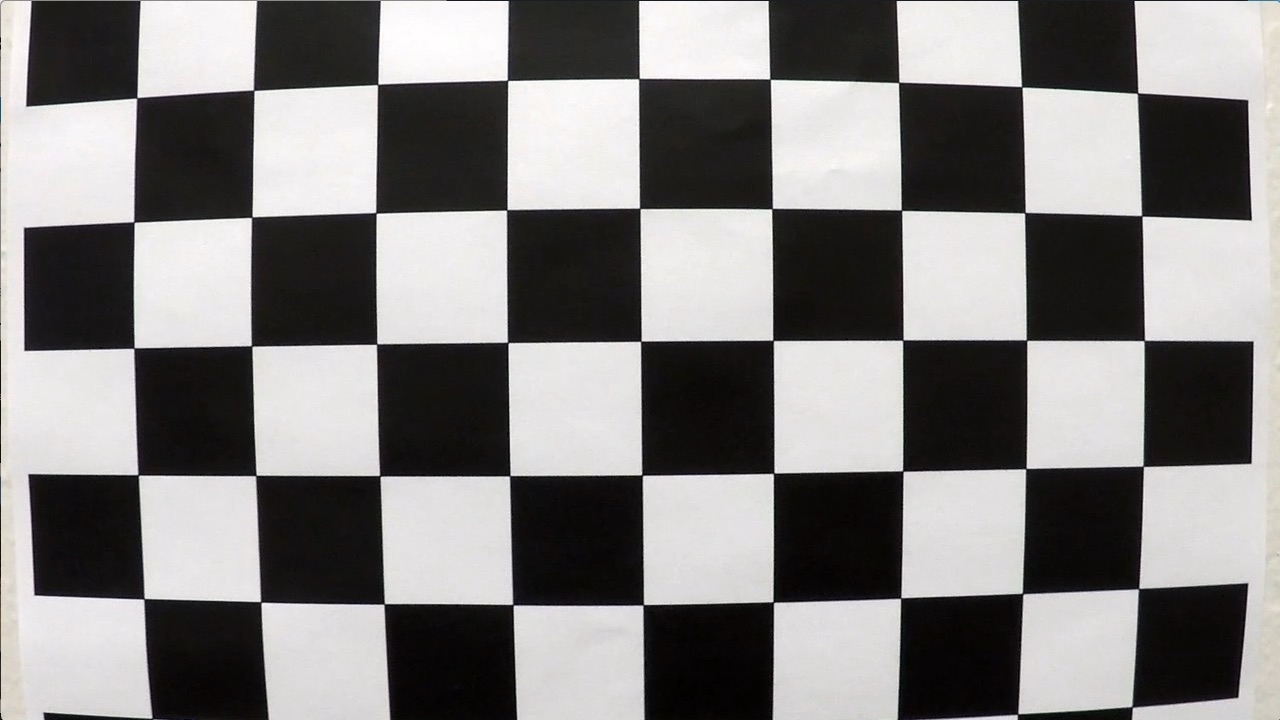
#> input picture p4/camera_cal/calibration1.jpg, 1280 x 720 px; its folder holds 5 pictures in this run
$ jupyter execute --allow-errors advanaced_lane_finding_debugging.ipynb   (shell and % lines are left out)
#> lines starting #> are read from the running program, lines starting #| are printed output that depends on the picture; after the words box and inside, x2 and y2 are one past the last pixel; in counts of white or black regions, pixels touching at a corner belong together
[cell 1]

import numpy as np
import cv2
import matplotlib.pyplot as plt
import matplotlib.image as mpimg
from scipy import signal

import glob
import pickle

from utils import *

[cell 2]
# Prepare object points
nx = 9 # Number of inside corners in any given row
ny = 6 # Number of inside corners in any given column

# Read in and make a list of calibration images

# glob allows us to read in files with consistent file names
# e.g. calibration-1.jpg, calibration-2.jpg...
images = glob.glob("camera_cal/calibration*.jpg")

# Initialise image and object point arrays
objpoints = []
imgpoints = []

# Generate object points
objp = np.zeros((nx*ny,3), np.float32)
objp[:,:2] = np.mgrid[0:nx,0:ny].T.reshape(-1,2) # x, y coordinates

[cell 3]
# [7 lines left out: function cal_undistort, not called in this run]

[cell 4]
for image in images:

    # Read in image
    img = cv2.imread(image)
#> img is the input picture: shape (720, 1280, 3); mean B, G, R 127.8, 128.4, 130.1

    # Convert to grayscale
    gray = cv2.cvtColor(img, cv2.COLOR_BGR2GRAY)

    # Find the chessboard corners
    # Parameters: (image, chessboard dims, param for any flags)
    # chessboard dims = inside corners, not squares.
    ret, corners = cv2.findChessboardCorners(gray, (nx, ny), None)
#> ret = False; corners = None

    # If found, draw corners
    if ret == True:
        # Fill image point and object point arrays
        imgpoints.append(corners)
        objpoints.append(objp)

        # Draw and display the corners
        cv2.drawChessboardCorners(img, (nx, ny), corners, ret)
        plt.imshow(img)
#> pass 2 of the loop `for image in images:`:
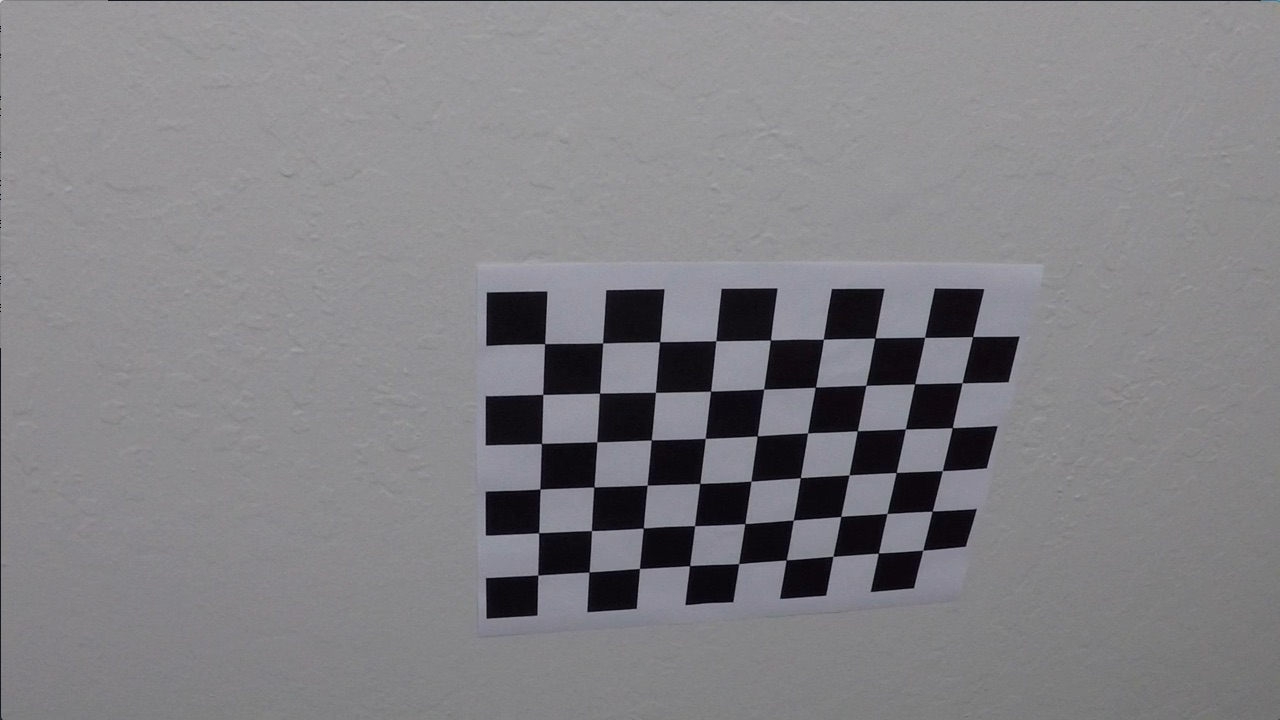
#> input picture p4/camera_cal/calibration10.jpg, 1280 x 720 px
#> img is the input picture: shape (720, 1280, 3); mean B, G, R 133.1, 129.4, 130.2
#> ret = True; corners = 54 rows, first 8: [545.3, 343.1], [602.7, 342.8], [660.1, 341.3], [715.8, 340.7], [770.6, 340], [823.5, 339.2], [874.3, 338.5], [925.1, 337.4]
#> `cv2.drawChessboardCorners(img, (nx, ny), corners, ret)`:
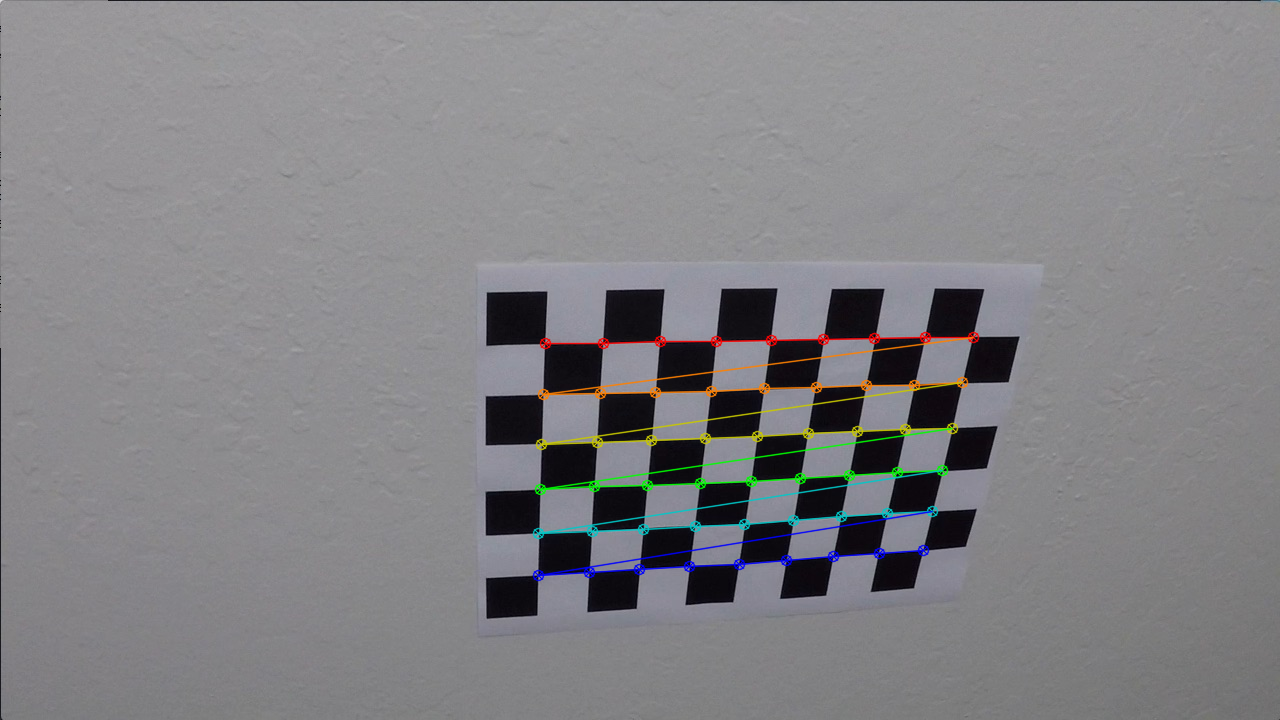
#> img: shape (720, 1280, 3); 1.91% of pixels changed, all inside (x1, y1, x2, y2) = (532, 331, 980, 582)

[cell 5]
# Test undistortion on an image
img = cv2.imread('camera_cal/calibration3.jpg')
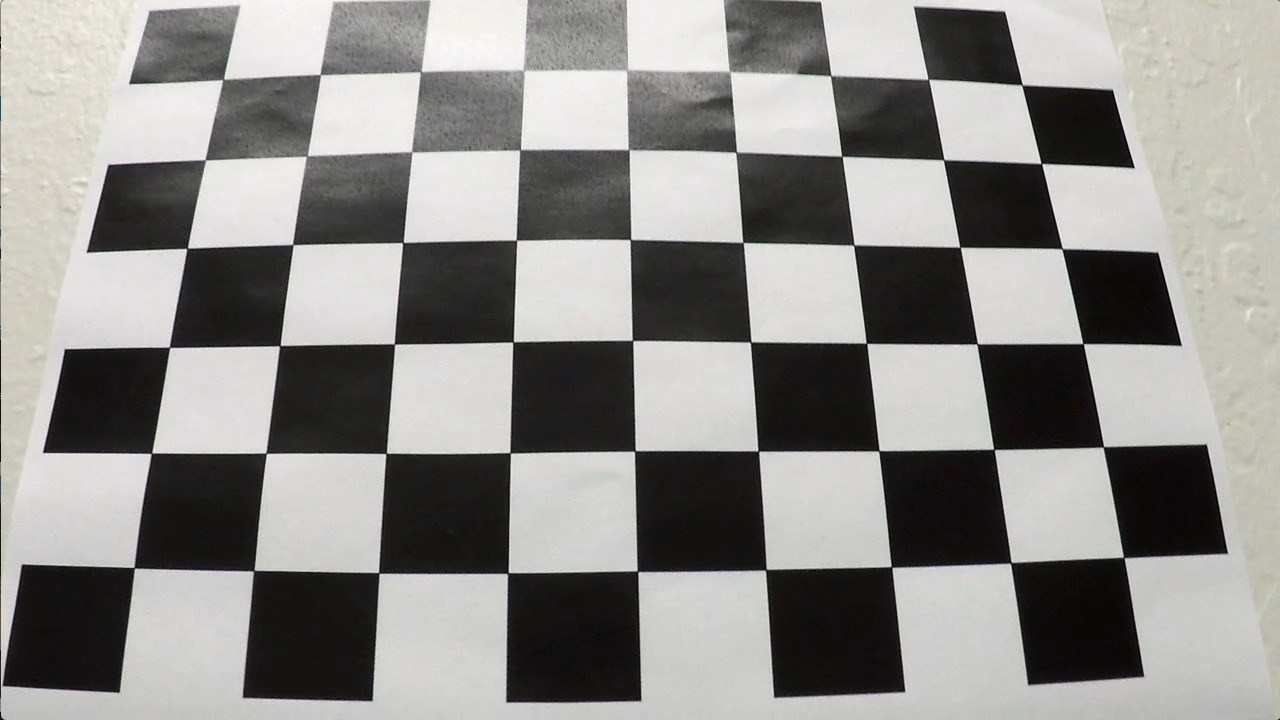
#> input picture p4/camera_cal/calibration3.jpg, 1280 x 720 px
#> img is the input picture: shape (720, 1280, 3); mean B, G, R 138.1, 141, 141.8
img_size = (img.shape[1], img.shape[0])

# Do camera calibration given object points and image points
ret, mtx, dist, rvecs, tvecs = cv2.calibrateCamera(objpoints, imgpoints, img_size,None,None)

dst = cv2.undistort(img, mtx, dist, None, mtx)
cv2.imwrite('calibration_wide/test_undist.jpg',dst)

#dst = cv2.cvtColor(dst, cv2.COLOR_BGR2RGB)
# Visualize undistortion
f, (ax1, ax2) = plt.subplots(1, 2, figsize=(20,10))
ax1.imshow(img)
ax1.set_title('Original Image', fontsize=30)
ax2.imshow(dst)
ax2.set_title('Undistorted Image', fontsize=30)

[cell 6]
# Save the camera calibration result.
save = {
    "mtx" : mtx,
    "dist" : dist
}

pickle.dump( save, open( "camera_calibration.p", "wb" ) )

Pipeline (single images)
1. Has the distortion correction been correctly applied to each image?

[cell 7]
raw = cv2.imread("test_images/signs_vehicles_xygrad.png")
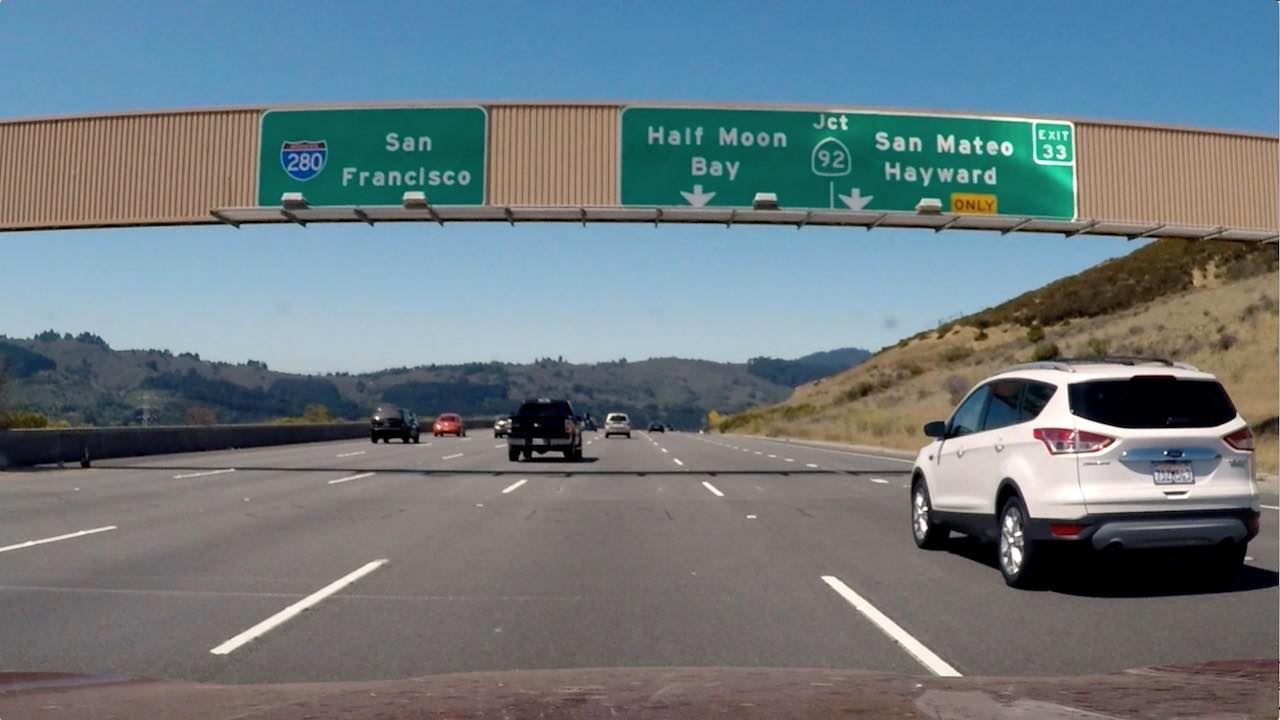
#> input picture p4/test_images/signs_vehicles_xygrad.png, 1280 x 720 px
#> raw is the input picture: shape (720, 1280, 3); mean B, G, R 127.5, 121.6, 109.2

image = cv2.undistort(raw, mtx, dist, None, mtx)

# Visualize undistortion
f, (ax1, ax2) = plt.subplots(1, 2, figsize=(20,10))
ax1.imshow(raw)
ax1.set_title('Original Image', fontsize=30)
ax2.imshow(image)
ax2.set_title('Undistorted Image', fontsize=30)

2. Has a binary image been created using color transforms, gradients or other methods?

[cell 8]
# Parameters
imshape = raw.shape

height = raw.shape[0]
offset = 50
offset_height = height - offset
half_frame = raw.shape[1] // 2
steps = 6
pixels_per_step = offset_height / steps
window_radius = 200
medianfilt_kernel_size = 51
horizontal_offset = 40

blank_canvas = np.zeros((720, 1280))
colour_canvas = cv2.cvtColor(blank_canvas.astype(np.uint8), cv2.COLOR_GRAY2RGB)
#> colour_canvas: shape (720, 1280, 3); every value is 0

[cell 9]
#s_thresh=(150, 255)
#sx_thresh=(40, 100)

s_thresh=(170, 255)
sx_thresh=(40, 100)

#> (the rest of this cell did not finish here and is left out)

[cell 10]
vertices = np.array([[(0,imshape[0]),(550, 420), (700, 420), (imshape[1],imshape[0])]], dtype=np.int32)
#> (the rest of this cell did not finish here and is left out)

[cell 11]
"""
src = np.float32(
    [[120, 720],
     [550, 470],
     [700, 470],
     [1160, 720]])

dst = np.float32(
    [[150,720],
     [150,0],
     [1130,0],
     [1130,720]])

"""
src = np.float32([
    [120, image.shape[0]],
    [image.shape[1]/2 - 90, image.shape[0]-image.shape[0]/2+110],
    [image.shape[1]/2 + 60, image.shape[0]-image.shape[0]/2+110],
    [image.shape[1] - 120, image.shape[0]]
    ])

dst = np.float32([
    [150,image.shape[0]],
     [150,0],
     [image.shape[1] - 150,0],
     [image.shape[1] - 150,image.shape[0]]
    ])

print(image.shape)
#| (720, 1280, 3)
print(image.shape[0])
#| 720

M = cv2.getPerspectiveTransform(src, dst)
Minv = cv2.getPerspectiveTransform(dst, src)

print(src)
#| [[ 120.  720.]
#|  [ 550.  470.]
#|  [ 700.  470.]
#|  [1160.  720.]]
print(dst)
#| [[ 150.  720.]
#|  [ 150.    0.]
#|  [1130.    0.]
#|  [1130.  720.]]

#> (a cell that did not finish here is left out)

Have lane line pixels been identified in the rectified image and fit with a polynomial?

#> (a cell that did not finish here is left out)

[cell 14]
f, (ax1, ax2, ax3, ax4, ax5, ax6) = plt.subplots(1, 6, figsize=(20,4))
#ax1.imshow(raw)
#> (the rest of this cell did not finish here and is left out)

[cell 15]
# [67 lines left out: functions get_pixel_in_window_test, get_pixel_in_window_test2, not called in this run]

#> (a cell that did not finish here is left out)

#> (a cell that did not finish here is left out)

#> (a cell that did not finish here is left out)

[cell 19]
# [23 lines left out: functions lane_poly_test, draw_poly_test, not called in this run]

#> (a cell that did not finish here is left out)

[cell 21]
def evaluate_poly_test(indep, poly_coeffs):
    return poly_coeffs[0]*indep**2 + poly_coeffs[1]*indep + poly_coeffs[2]

[cell 22]
# [8 lines left out: function highlight_lane_line_area_test, not called in this run]

[cell 23]
trace = colour_canvas
print(type(trace))
print(trace.shape)
#| (720, 1280, 3)
#print(trace)
#> (the rest of this cell did not finish here and is left out)

http://www.intmath.com/applications-differentiation/8-radius-curvature.php

[cell 24]
# Determine curvature of the lane
# Define y-value where we want radius of curvature
# I'll choose the maximum y-value, corresponding to the bottom of the image
y_eval = 500
#> (the rest of this cell did not finish here and is left out)

[cell 25]
# Warp lane boundaries back onto original image
lane_lines = cv2.warpPerspective(trace, Minv, (imshape[1], imshape[0]), flags=cv2.INTER_LINEAR)

# Convert to colour
combined_img = cv2.add(lane_lines, image)
plt.imshow(combined_img)

[cell 26]
# [18 lines left out: function add_figures_to_image_test, not called in this run]

#> (a cell that did not finish here is left out)

[cell 28]
with open("camera_calibration.p", mode='rb') as f:
    camera_calib = pickle.load(f)
mtx = camera_calib["mtx"]
dist = camera_calib["dist"]

prev_left_coeffs = None
prev_right_coeffs = None

def image_pipeline(file, filepath=False):
#> called with file = 'test_images/test1.jpg', filepath = True
    global prev_left_coeffs
    global prev_right_coeffs

    plt.clf()

    if filepath == True:
        # Read in image
        raw = cv2.imread(file)
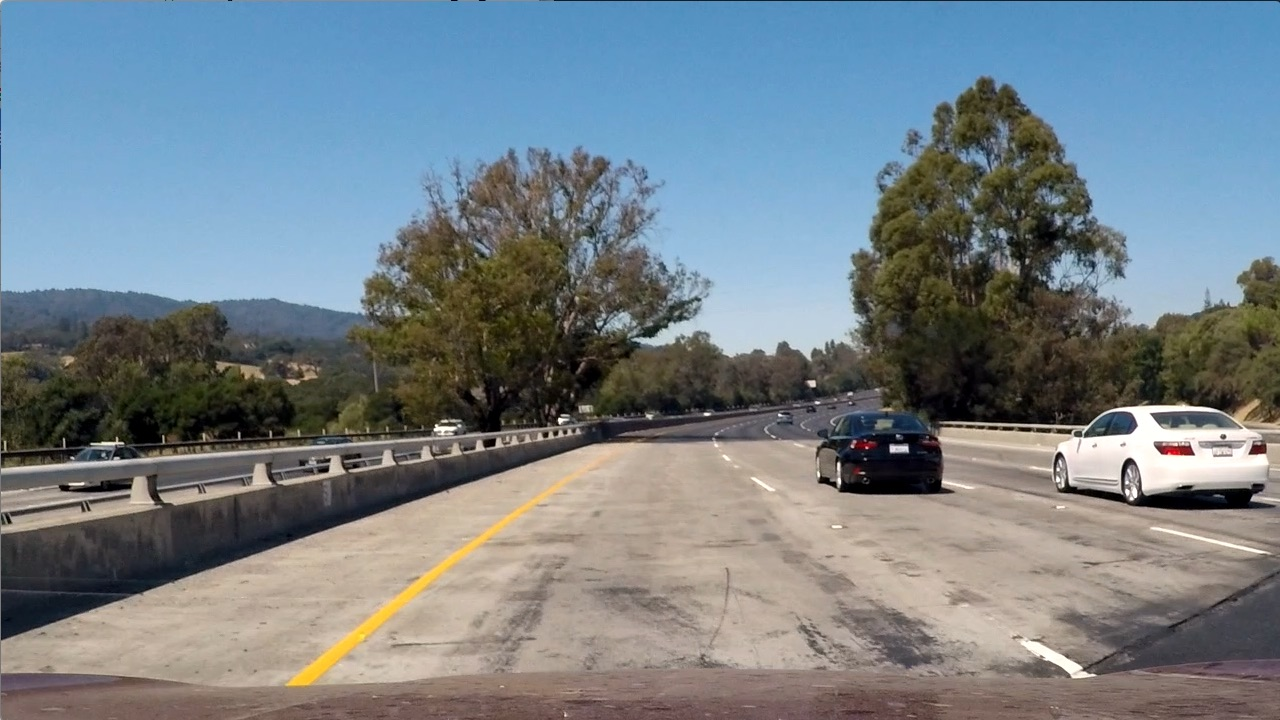
#> input picture p4/test_images/test1.jpg, 1280 x 720 px
#> raw is the input picture: shape (720, 1280, 3); mean B, G, R 135.5, 128.7, 117.5
    else:
        raw = file

    # Parameters
    imshape = raw.shape

    src = np.float32([
    [120, imshape[0]],
    [imshape[1]/2 - 90, imshape[0]-imshape[0]/2+110],
    [imshape[1]/2 + 60, imshape[0]-imshape[0]/2+110],
    [imshape[1] - 120, imshape[0]]
    ])

    dst = np.float32([
    [150,imshape[0]],
     [150,0],
     [imshape[1] - 150,0],
     [imshape[1] - 150,imshape[0]]
    ])

    M = cv2.getPerspectiveTransform(src, dst)
    Minv = cv2.getPerspectiveTransform(dst, src)

    imshape = raw.shape

    height = raw.shape[0]
#    offset = 50
#    offset_height = height - offset
    half_frame = raw.shape[1] // 2
    steps = 6
    pixels_per_step = height / steps
    window_radius = 200
    medianfilt_kernel_size = 51
#    horizontal_offset = 40

    blank_canvas = np.zeros((720, 1280))
    colour_canvas = cv2.cvtColor(blank_canvas.astype(np.uint8), cv2.COLOR_GRAY2RGB)

    # Apply distortion correction to raw image
    image = cv2.undistort(raw, mtx, dist, None, mtx)
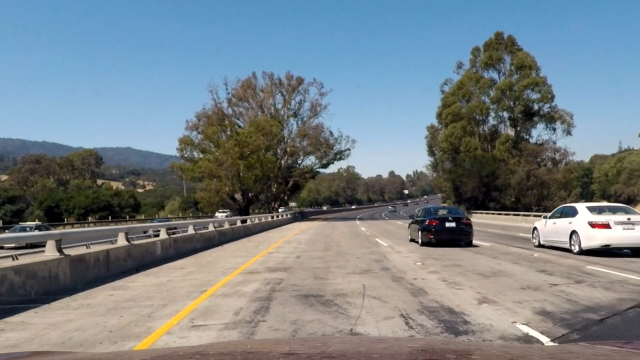
#> image: shape (720, 1280, 3) (shown at 1/2 size); mean B, G, R 135.9, 129.9, 119.3

    ## Option I
#    combined = apply_thresholds(image)

    ## Option II

    have_fit = False
#    curvature_checked = False

    s_thresh=(170, 255)
    sx_thresh=(40, 100)

    while have_fit == False:
#        combined_binary = apply_threshold_v2(image, xgrad_thresh=xgrad_thresh_temp, s_thresh=s_thresh_temp)
        combined_binary = pipeline(image, s_thresh=s_thresh, sx_thresh=sx_thresh)
    #    plt.imshow(combined_binary, cmap="gray")

        # Plotting thresholded images
        """
        f, (ax1, ax2) = plt.subplots(1, 2, figsize=(20,10))
        ax1.set_title('Option 1')
        ax1.imshow(combined, cmap="gray")

        ax2.set_title('Option 2: Combined S channel and gradient thresholds')
        ax2.imshow(combined_binary, cmap='gray')
        """

        # Warp onto birds-eye-view
        # Previous region-of-interest mask's function is absorbed by the warp
        warped = cv2.warpPerspective(combined_binary, M, (imshape[1], imshape[0]), flags=cv2.INTER_LINEAR)
        # plt.imshow(warped, cmap="gray")

        # Histogram and get pixels in window

        leftx, lefty, rightx, righty, histograms = histogram_pixels(warped, horizontal_offset=40)

        plt.imshow(warped, cmap="gray")

        if len(leftx) > 1 and len(rightx) > 1:
            have_fit = True

#        xgrad_thresh_temp = (xgrad_thresh_temp[0] - 2, xgrad_thresh_temp[1] + 2)

    left_fit, left_coeffs = fit_second_order_poly(lefty, leftx, return_coeffs=True)
    print("Left coeffs:", left_coeffs)
    print("righty[0]: ,", righty[0], ", rightx[0]: ", rightx[0])
    right_fit, right_coeffs = fit_second_order_poly(righty, rightx, return_coeffs=True)
    print("Right coeffs: ", right_coeffs)

    # Plot data
    """
    plt.plot(left_fit, lefty, color='green', linewidth=3)
    plt.plot(right_fit, righty, color='green', linewidth=3)
    plt.imshow(warped, cmap="gray")
    """

    # Determine curvature of the lane
    # Define y-value where we want radius of curvature
    # I'll choose the maximum y-value, corresponding to the bottom of the image
    y_eval = 500
    left_curverad = np.absolute(((1 + (2 * left_coeffs[0] * y_eval + left_coeffs[1])**2) ** 1.5) \
                    /(2 * left_coeffs[0]))
    right_curverad = np.absolute(((1 + (2 * right_coeffs[0] * y_eval + right_coeffs[1]) ** 2) ** 1.5) \
                     /(2 * right_coeffs[0]))
    print("Left lane curve radius: ", left_curverad)
    print("Right lane curve radius: ", right_curverad)
    curvature = (left_curverad + right_curverad) / 2
    min_curverad = min(left_curverad, right_curverad)

    # TODO: if plausible parallel, continue. Else don't make `curvature_checked` = True
    if not plausible_curvature(left_curverad, right_curverad) or \
        not plausible_continuation_of_traces(left_coeffs, right_coeffs, prev_left_coeffs, prev_right_coeffs):
            if prev_left_coeffs is not None and prev_right_coeffs is not None:
                left_coeffs = prev_left_coeffs
                right_coeffs = prev_right_coeffs

    prev_left_coeffs = left_coeffs
    prev_right_coeffs = right_coeffs

    # Det vehicle position wrt centre
    centre = center(719, left_coeffs, right_coeffs)

    ## 7. Warp the detected lane boundaries back onto the original image.

    print("Left coeffs: ", left_coeffs)
    print("Right fit: ", right_coeffs)
    polyfit_left = draw_poly(blank_canvas, lane_poly, left_coeffs, 30)
    polyfit_drawn = draw_poly(polyfit_left, lane_poly, right_coeffs, 30)
#    plt.imshow(polyfit_drawn, cmap="gray")
#    plt.imshow(warped)

    # Convert to colour and highlight lane line area
    trace = colour_canvas
    trace[polyfit_drawn > 1] = [0,0,255]
    print("polyfit shape: ", polyfit_drawn.shape)
    area = highlight_lane_line_area(blank_canvas, left_coeffs, right_coeffs)
    trace[area == 1] = [0,255,0]
    # plt.imshow(trace)
    lane_lines = cv2.warpPerspective(trace, Minv, (imshape[1], imshape[0]), flags=cv2.INTER_LINEAR)
    # plt.imshow(trace)

    combined_img = cv2.add(lane_lines, image)
    add_figures_to_image(combined_img, curvature=curvature,
                         vehicle_position=centre,
                         min_curvature=min_curverad,
                         left_coeffs=left_coeffs,
                         right_coeffs=right_coeffs)
    plt.imshow(combined_img)
    return combined_img

#> (the rest of this cell did not finish here and is left out)
